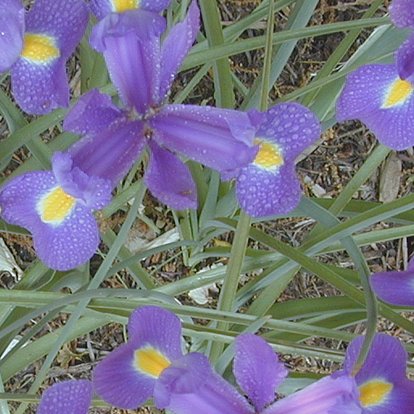
#> input picture HW4/Q5/P5_1.tif, 414 x 414 px, shrunk from 513 x 513 before the run
$ jupyter execute Q5.ipynb
#> lines starting #> are read from the running program, lines starting #| are printed output that depends on the picture
## Importing Libraries

[cell 1]
import numpy as np
import matplotlib.pyplot as plt
import imageio as iio
import cv2
import colorsys

## Loading Images

[cell 2]
img1 = iio.imread('P5_1.tif')
#> img1 is the input picture: shape (414, 414, 3); mean R, G, B 119.4, 116.7, 134.7
img2 = iio.imread('P5_2.tif')
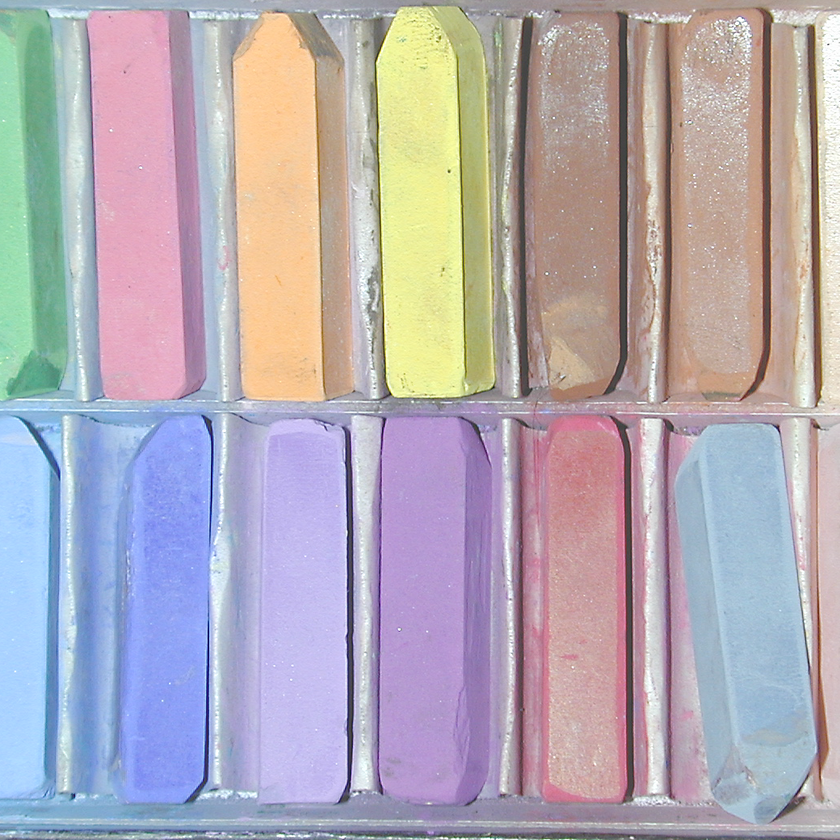
#> input picture HW4/Q5/P5_2.tif, 840 x 840 px, shrunk from 1040 x 1040 before the run
#> img2 is the input picture: shape (840, 840, 3); mean R, G, B 178.9, 171.2, 180
img3 = iio.imread('P5_3.tif')
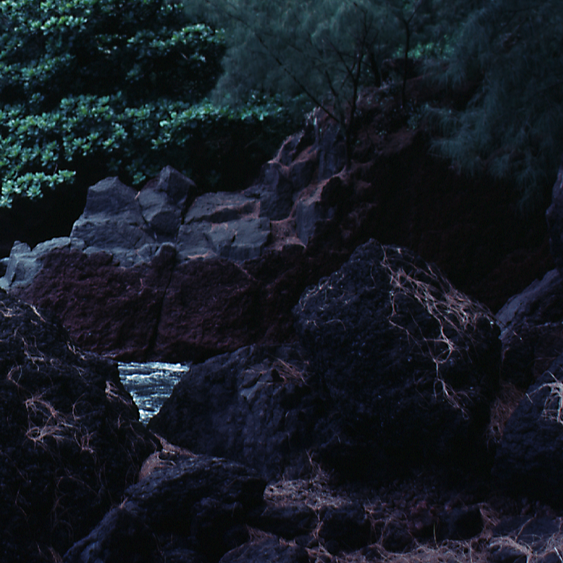
#> input picture HW4/Q5/P5_3.tif, 563 x 563 px, shrunk from 697 x 697 before the run
#> img3 is the input picture: shape (563, 563, 3); mean R, G, B 21.9, 27.5, 35.9

def show_image(img, title='', save=False, name=''):
    '''
    a function for showing images
    '''
    plt.figure()
    plt.imshow(img, cmap='gray')
    plt.xticks([])
    plt.yticks([])
    plt.title(title)
    if save:
        iio.imwrite(name, img)
    plt.show()

show_image(img1)
show_image(img2)
show_image(img3)

## Histogram Equalization on Every RGB Channel

[cell 3]
def hist_equal_rgb(img):
    he_img = img.copy()
    for i in range(img.shape[2]):
        he_img[:,:,i] = cv2.equalizeHist(img[:,:,i])
    return he_img

show_image(hist_equal_rgb(img1), save=True, name='P1_1.jpg')
show_image(hist_equal_rgb(img2), save=True, name='P2_1.jpg')
show_image(hist_equal_rgb(img3), save=True, name='P3_1.jpg')

## Histogram Equalization for P5_3.tif

[cell 4]
def histogram_equalization(img):

    r, g, b = img[:,:,0].copy(), img[:,:,1].copy(), img[:,:,2].copy()

    r_hist, _ = np.histogram(r.flatten(), bins=256, density=True, range=(0, 255))
#> r_hist = 256 values, max 0.0168 at index 126, min 0 at index 236, mean 0.00392
    g_hist, _ = np.histogram(g.flatten(), bins=256, density=True, range=(0, 255))
#> g_hist = 256 values, max 0.0144 at index 113, min 0 at index 3, mean 0.00392
    b_hist, _ = np.histogram(b.flatten(), bins=256, density=True, range=(0, 255))
#> b_hist = 256 values, max 0.0125 at index 229, min 0 at index 252, mean 0.00392

    hist = (r_hist + g_hist + b_hist) / 3
#> hist = 256 values, max 0.012 at index 126, min 1.95e-06 at index 252, mean 0.00392

    # assuming pixel with value x transforms to a new value called y
    x = np.linspace(0, 255, 256)
    y = np.zeros(x.shape)
    for i in range(256):
        y[i] = np.round(255*np.sum(hist[:i+1]))
        if y[i] == 256:
            y[i] = 255
#> after the loop, y = 256 values from 0 to 255

    x = np.uint8(x)
    y = np.uint8(y)

    for i in range(img.shape[0]):
        for j in range(img.shape[1]):
            r[i,j] = y[r[i,j]]
            g[i,j] = y[g[i,j]]
            b[i,j] = y[b[i,j]]

    return np.dstack((r, g, b))


show_image(histogram_equalization(img1), save=True, name='P1_2.jpg')
show_image(histogram_equalization(img2), save=True, name='P2_2.jpg')
#> in histogram_equalization (call 2), `r_hist, _ = np.histogram(r.flatten(), bins=256, density=True, range=(0..`: r_hist = 256 values, max 0.0137 at index 169, min 0 at index 2, mean 0.00392
#> in histogram_equalization (call 2), `g_hist, _ = np.histogram(g.flatten(), bins=256, density=True, range=(0..`: g_hist = 256 values, max 0.0157 at index 169, min 0 at index 1, mean 0.00392
#> in histogram_equalization (call 2), `b_hist, _ = np.histogram(b.flatten(), bins=256, density=True, range=(0..`: b_hist = 256 values, max 0.0273 at index 255, min 1.42e-06 at index 1, mean 0.00392
#> in histogram_equalization (call 2), `hist = (r_hist + g_hist + b_hist) / 3`: hist = 256 values, max 0.012 at index 255, min 1.42e-06 at index 1, mean 0.00392
#> after the loop in histogram_equalization (call 2), `for i in range(img.shape[0]):`:
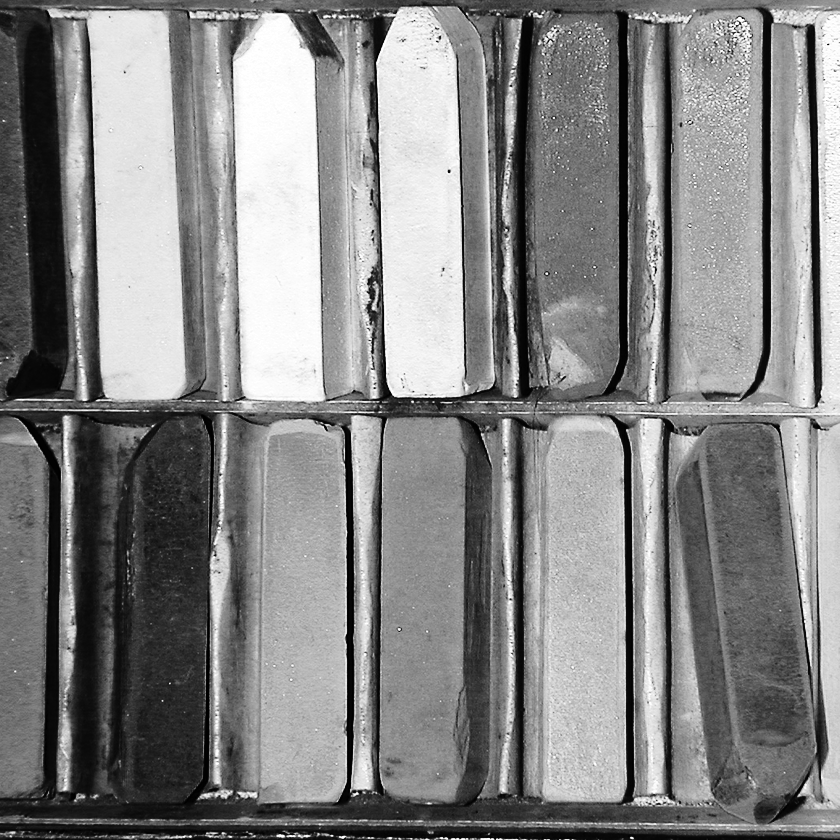
#> r: shape (840, 840); min 0, max 255, mean 133.3
show_image(histogram_equalization(img3), save=True, name='P3_2.jpg')
#> in histogram_equalization (call 3), `r_hist, _ = np.histogram(r.flatten(), bins=256, density=True, range=(0..`: r_hist = 256 values, max 0.0604 at index 8, min 0 at index 186, mean 0.00392
#> in histogram_equalization (call 3), `g_hist, _ = np.histogram(g.flatten(), bins=256, density=True, range=(0..`: g_hist = 256 values, max 0.0661 at index 12, min 0 at index 239, mean 0.00392
#> in histogram_equalization (call 3), `b_hist, _ = np.histogram(b.flatten(), bins=256, density=True, range=(0..`: b_hist = 256 values, max 0.0426 at index 11, min 3.17e-06 at index 248, mean 0.00392
#> in histogram_equalization (call 3), `hist = (r_hist + g_hist + b_hist) / 3`: hist = 256 values, max 0.0535 at index 11, min 3.17e-06 at index 248, mean 0.00392
#> after the loop in histogram_equalization (call 3), `for i in range(img.shape[0]):`:
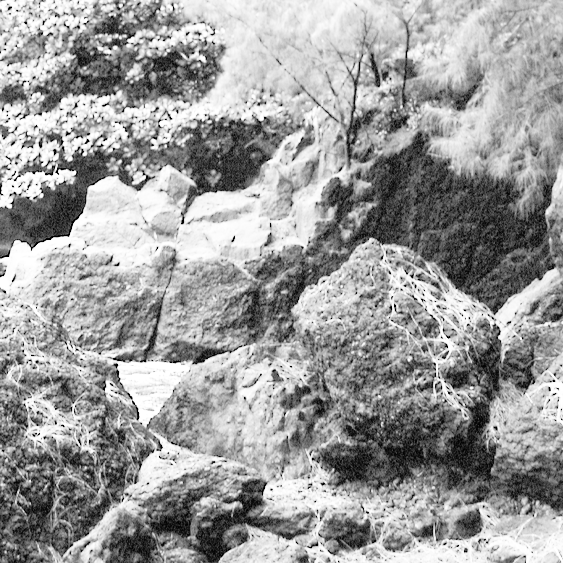
#> b: shape (563, 563); min 0, max 255, mean 156.5
#> after the loop in histogram_equalization (call 3), `for i in range(img.shape[0]):`:
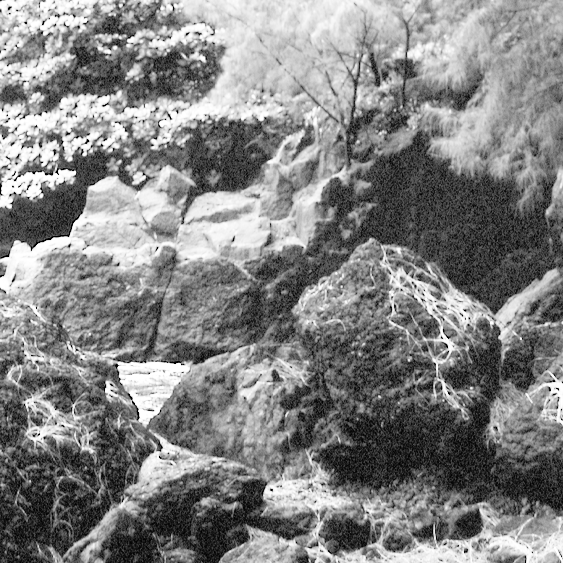
#> g: shape (563, 563); min 0, max 255, mean 131
#> after the loop in histogram_equalization (call 3), `for i in range(img.shape[0]):`:
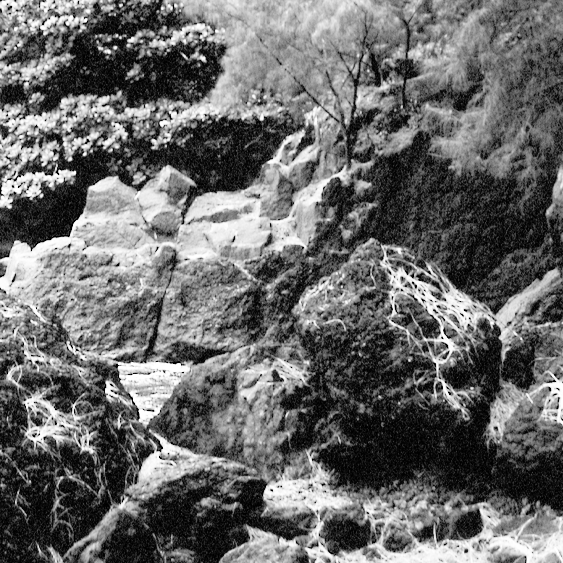
#> r: shape (563, 563); min 0, max 255, mean 105.6

## Histogram Equalization in Other Spaces

[cell 5]
def hist_equal_yuv(img):
    img_yuv = cv2.cvtColor(img, cv2.COLOR_RGB2YUV)
#> img_yuv: shape (563, 563, 3); mean of channels 0, 1, 2 26.7, 132.4, 123.6
    he_img = hist_equal_rgb(img_yuv)
#> after the loop in hist_equal_rgb (call 4), `for i in range(img.shape[2]):`: he_img: shape (563, 563, 3); mean of channels 0, 1, 2 131.2, 138.7, 138.3
    return cv2.cvtColor(he_img, cv2.COLOR_YUV2RGB)

def hist_equal_yiq(img):
    img_yiq = img.copy()
    for i in range(img.shape[0]):
        for j in range(img.shape[1]):
            Y, I, Q = colorsys.rgb_to_yiq(img[i,j,0], img[i,j,1], img[i,j,2])
            img_yiq[i,j,0] = Y
            img_yiq[i,j,1] = I
            img_yiq[i,j,2] = Q
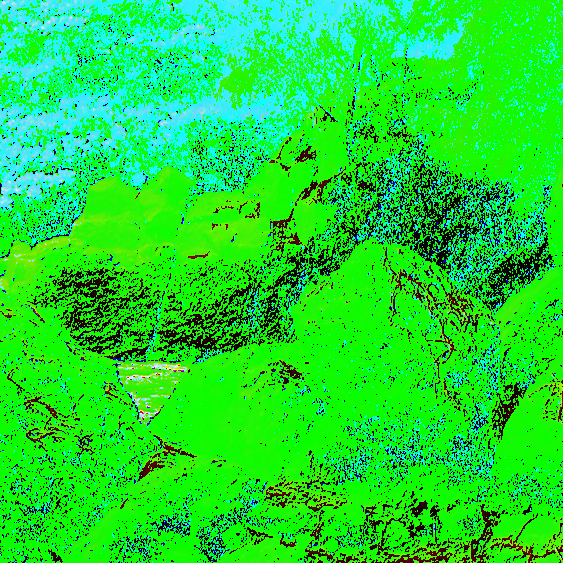
#> img_yiq: shape (563, 563, 3); mean R, G, B 26.2, 215.4, 46.8
    he_img = hist_equal_rgb(img_yiq)
#> after the loop in hist_equal_rgb (call 5), `for i in range(img.shape[2]):`:
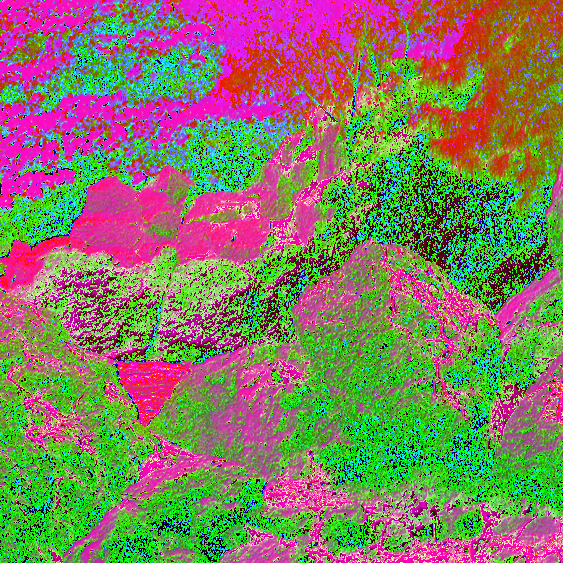
#> he_img: shape (563, 563, 3); mean R, G, B 131.2, 122.9, 95
    out = img.copy()
    for i in range(img.shape[0]):
        for j in range(img.shape[1]):
            R, G, B = colorsys.rgb_to_yiq(he_img[i,j,0], he_img[i,j,1], he_img[i,j,2])
            out[i,j,0] = R
            out[i,j,1] = G
            out[i,j,2] = B
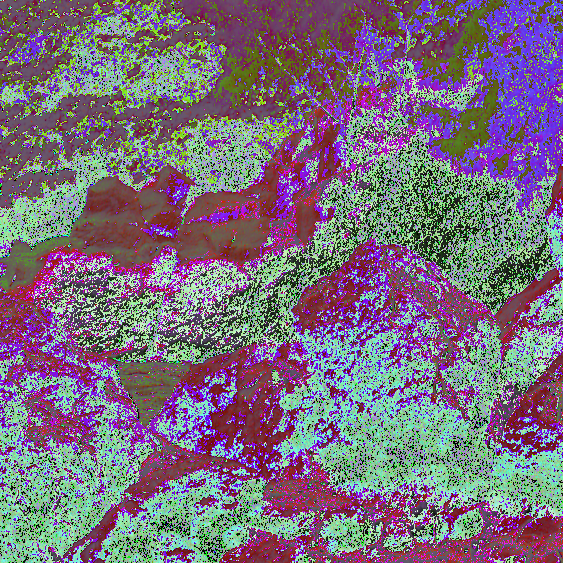
#> out: shape (563, 563, 3); mean R, G, B 121.8, 109.4, 124.4
    return out

def hist_equal_ycbcr(img):
    img_ycbcr = cv2.cvtColor(img, cv2.COLOR_RGB2YCrCb)
#> img_ycbcr: shape (563, 563, 3); mean of channels 0, 1, 2 26.7, 124.5, 133.2
    he_img = hist_equal_rgb(img_ycbcr)
#> after the loop in hist_equal_rgb (call 6), `for i in range(img.shape[2]):`: he_img: shape (563, 563, 3); mean of channels 0, 1, 2 131.2, 141, 137.6
    return cv2.cvtColor(he_img, cv2.COLOR_YCrCb2RGB)

show_image(hist_equal_yuv(img3), save=True, name='P3_yuv.jpg')
show_image(hist_equal_yiq(img3), save=True, name='P3_yiq.jpg')
show_image(hist_equal_ycbcr(img3), save=True, name='P3_ycbcr.jpg')
#> in show_image (call 12), `iio.imwrite(name, img)`:
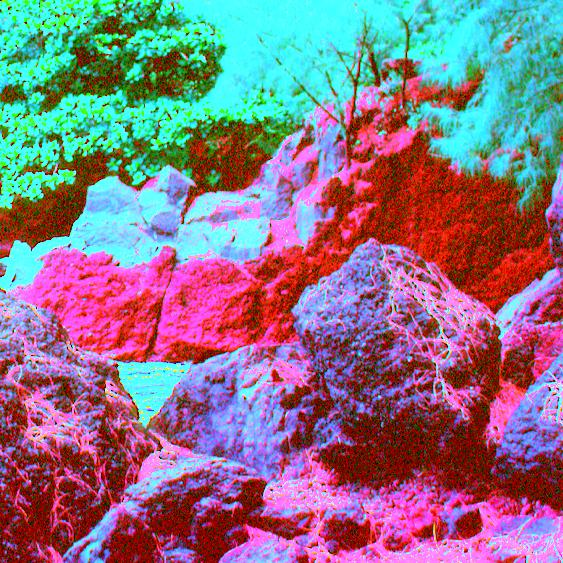
#> saved as P3_ycbcr.jpg: shape (563, 563, 3); mean R, G, B 137.9, 116.9, 135.1
